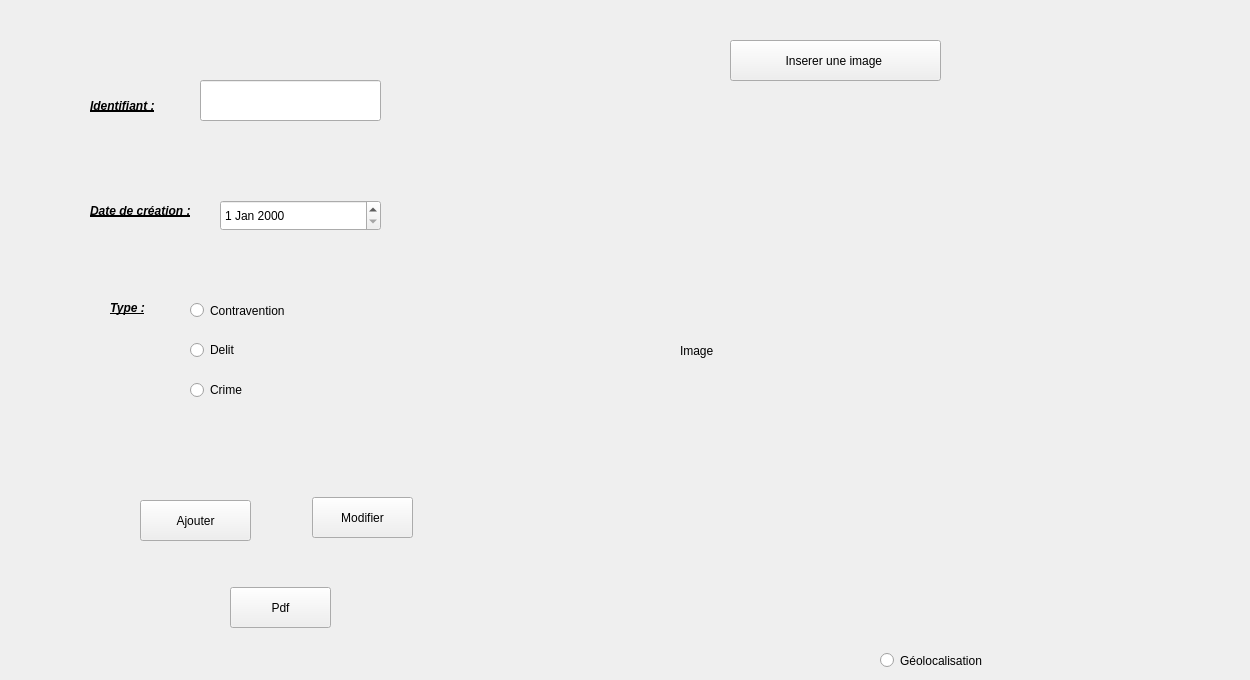
    <widget class="QWidget" name="tab_7">
     <attribute name="title">
      <string>Ajouter</string>
     </attribute>
     <widget class="QLabel" name="label_8">
      <property name="geometry">
       <rect>
        <x>90</x>
        <y>90</y>
        <width>114</width>
        <height>31</height>
       </rect>
      </property>
      <property name="font">
       <font>
        <weight>75</weight>
        <italic>true</italic>
        <bold>true</bold>
        <underline>true</underline>
        <strikeout>false</strikeout>
       </font>
      </property>
      <property name="text">
       <string>Identifiant :</string>
      </property>
     </widget>
     <widget class="QLineEdit" name="id">
      <property name="geometry">
       <rect>
        <x>200</x>
        <y>80</y>
        <width>181</width>
        <height>41</height>
       </rect>
      </property>
     </widget>
     <widget class="QLabel" name="label_9">
      <property name="geometry">
       <rect>
        <x>90</x>
        <y>200</y>
        <width>121</width>
        <height>21</height>
       </rect>
      </property>
      <property name="font">
       <font>
        <weight>75</weight>
        <italic>true</italic>
        <bold>true</bold>
        <underline>true</underline>
       </font>
      </property>
      <property name="text">
       <string>Date de création :</string>
      </property>
     </widget>
     <widget class="QDateEdit" name="dateEdit">
      <property name="geometry">
       <rect>
        <x>220</x>
        <y>200</y>
        <width>161</width>
        <height>31</height>
       </rect>
      </property>
     </widget>
     <widget class="QLabel" name="label_10">
      <property name="geometry">
       <rect>
        <x>110</x>
        <y>300</y>
        <width>114</width>
        <height>16</height>
       </rect>
      </property>
      <property name="font">
       <font>
        <weight>75</weight>
        <italic>true</italic>
        <bold>true</bold>
        <underline>true</underline>
       </font>
      </property>
      <property name="text">
       <string>Type :</string>
      </property>
     </widget>
     <widget class="QRadioButton" name="radioButton">
      <property name="geometry">
       <rect>
        <x>190</x>
        <y>300</y>
        <width>121</width>
        <height>21</height>
       </rect>
      </property>
      <property name="text">
       <string>Contravention</string>
      </property>
     </widget>
     <widget class="QRadioButton" name="radioButton_2">
      <property name="geometry">
       <rect>
        <x>190</x>
        <y>340</y>
        <width>97</width>
        <height>20</height>
       </rect>
      </property>
      <property name="text">
       <string>Delit</string>
      </property>
     </widget>
     <widget class="QRadioButton" name="radioButton_3">
      <property name="geometry">
       <rect>
        <x>190</x>
        <y>380</y>
        <width>97</width>
        <height>20</height>
       </rect>
      </property>
      <property name="text">
       <string>Crime</string>
      </property>
     </widget>
     <widget class="QPushButton" name="pushButton_insererimage">
      <property name="geometry">
       <rect>
        <x>730</x>
        <y>40</y>
        <width>211</width>
        <height>41</height>
       </rect>
      </property>
      <property name="text">
       <string>Inserer une image </string>
      </property>
     </widget>
     <widget class="QLabel" name="label_11">
      <property name="geometry">
       <rect>
        <x>680</x>
        <y>130</y>
        <width>561</width>
        <height>441</height>
       </rect>
      </property>
      <property name="text">
       <string>Image</string>
      </property>
     </widget>
     <widget class="QPushButton" name="pushButton_ajouteraudiance">
      <property name="geometry">
       <rect>
        <x>140</x>
        <y>500</y>
        <width>111</width>
        <height>41</height>
       </rect>
      </property>
      <property name="text">
       <string>Ajouter</string>
      </property>
     </widget>
     <widget class="QPushButton" name="pushButton_7">
      <property name="geometry">
       <rect>
        <x>312</x>
        <y>497</y>
        <width>101</width>
        <height>41</height>
       </rect>
      </property>
      <property name="text">
       <string>Modifier</string>
      </property>
     </widget>
     <widget class="QPushButton" name="pushButton_8">
      <property name="geometry">
       <rect>
        <x>230</x>
        <y>587</y>
        <width>101</width>
        <height>41</height>
       </rect>
      </property>
      <property name="text">
       <string>Pdf</string>
      </property>
     </widget>
     <widget class="QRadioButton" name="radioButton_4">
      <property name="geometry">
       <rect>
        <x>880</x>
        <y>650</y>
        <width>141</width>
        <height>21</height>
       </rect>
      </property>
      <property name="text">
       <string>Géolocalisation</string>
      </property>
     </widget>
    </widget>
